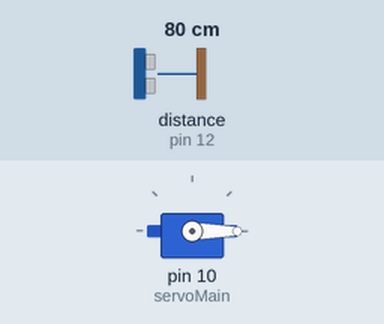
This sketch was run on a simulated Arduino Uno, built with avr-gcc and run on an emulated ATmega328P. On the bench: servo. Wiring (inferred from the names in the program): ultrasonic range finder: trigger pin 13; echo pin 12. The inputs (shaded band) are chosen by the test bench; at power-on: distance to the obstacle (sensor on pin 12) 80 cm. The echo pulse lasts 58.3 µs per cm; what the sketch prints to the serial monitor is not drawn.

Above: at 1.28 s.
1.3 s: distance to the obstacle (sensor on pin 12) set to 250 cm
4.3 s: distance to the obstacle (sensor on pin 12) set to 35 cm
7.3 s: distance to the obstacle (sensor on pin 12) set to 299 cm
10.3 s: distance to the obstacle (sensor on pin 12) set to 2 cm
Timing chart, 0 to 14.3 s (numbered marks = the images above; inputs shaded):
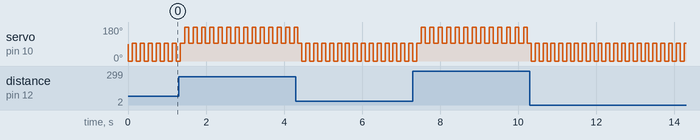

Measured:
- by itself, servo on pin 10 (servoMain): alternates 95° for 0.10 s and 0° for 0.10 s

The sketch:

sketch_oct21a.ino
```cpp
#define trigPin 13
#define echoPin 12
#include <Servo.h>
Servo servoMain;

void setup() {
  Serial.begin (9600);
  pinMode(trigPin, OUTPUT);
  pinMode(echoPin, INPUT);
  servoMain.attach(10);

}

void loop() {
  long duration, distance;
  digitalWrite(trigPin, LOW);  // Added this line
  delayMicroseconds(2); // Added this line
  digitalWrite(trigPin, HIGH);
//  delayMicroseconds(1000); - Removed this line
  delayMicroseconds(10); // Added this line
  digitalWrite(trigPin, LOW);
  duration = pulseIn(echoPin, HIGH);
  distance = (duration/2) / 29.1;

  if (distance >= 200 || distance <= 0){
    Serial.println("Out of range");
    Serial.print(distance);
    Serial.println(" cm");
    servoMain.write(180);
    delay(100);
  }
  else {
    Serial.print(distance);
    Serial.println(" cm");
    servoMain.write(0);
    delay(100);
  }

  servoMain.write(95);
  delay(100);

}
```
